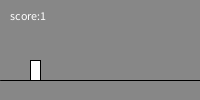
Frame 1 (no input)
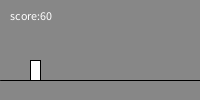
Frame 60 (the mouse pressed at the canvas centre just before this capture)
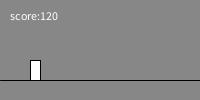
Frame 120 (the mouse held since frame 60 and released just before this capture)

The Processing sketch that drew these frames (run headless with seeded random() and noise(); from frame 60 on, the mouse is pressed at the canvas centre):

// Processing sketch: Doodle_Run
// ── Doodle_Run.pde
int sz=20;
int y=60;
int disp=75;
int disp2=175;
int vel=0;
int acc=0;
int tfc;
int delay=0;
boolean crouch=false;
boolean jump=false;
void setup() {
  size(200, 100);
  frameRate(20);
}

void draw() {
  background(135);
  text("score:" + frameCount, 10, 20);
  line(0, 80, width, 80);
  rect(30, y, 10, sz);
  if (keyPressed) {
    if (key==CODED) {
      if (keyCode==DOWN) {
        crouch=true;
      }
      if (keyCode==UP) {
        jump=true;
      }
    }
  }
  if (crouch) {
    sz=10;
    y=70;
    delay++;
    if (delay>25) {
      crouch=false;
      delay=0;
    }
  }
  if (jump) {
    vel+=acc;
    y+=vel;
    vel=-500;
    acc=1;
    if (y<60) {
      vel=0;
      acc=0;
      y=60;
      jump=false;
    }
  }
  if (crouch==false||jump==false) {
    y=60;
    sz=20;
  }
}
